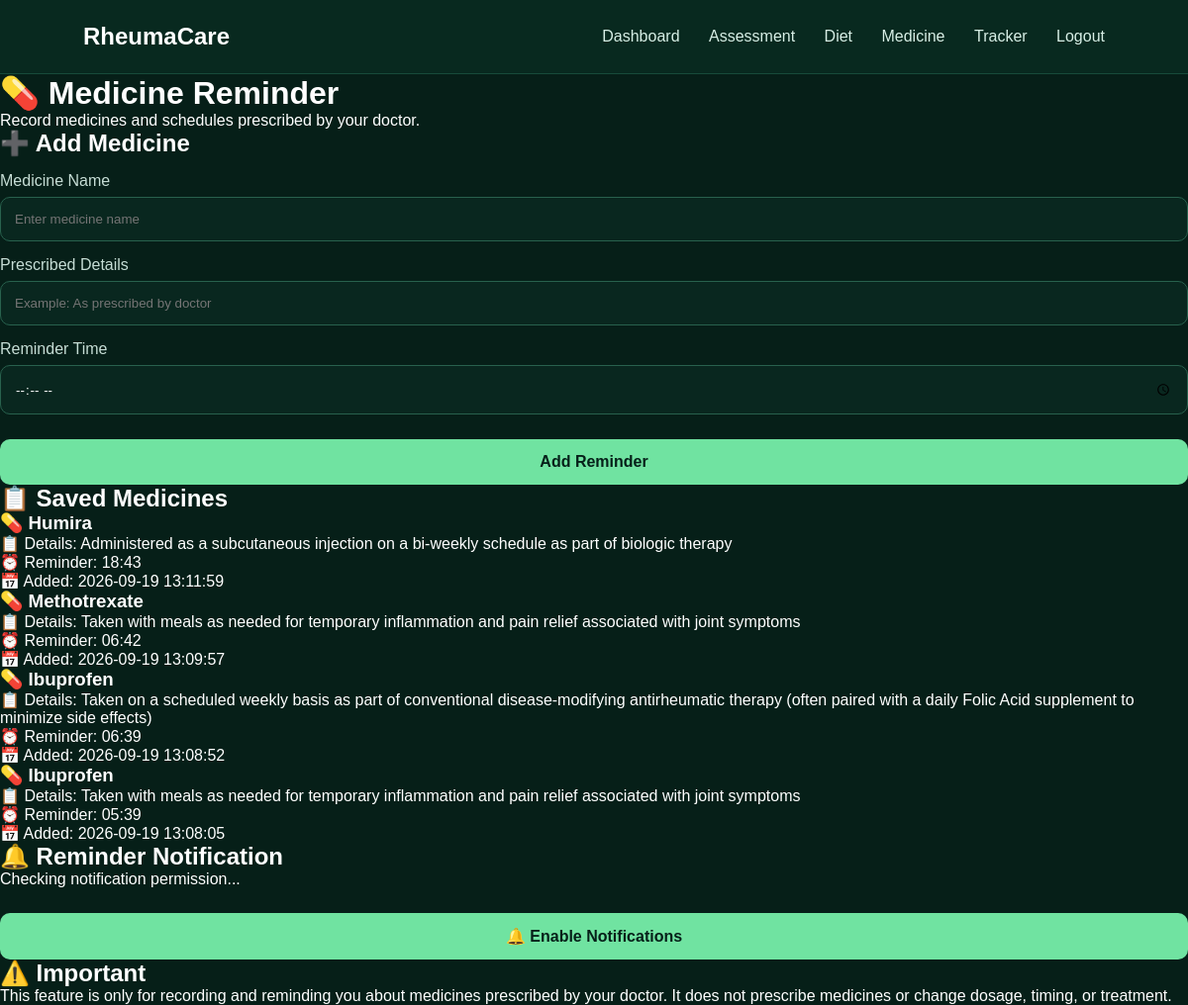
Page /medicine (signed in) on the committed database.
### tables this page shows
CREATE TABLE medicines (
        id INTEGER PRIMARY KEY AUTOINCREMENT,
        user_id INTEGER NOT NULL,
        medicine_name TEXT NOT NULL,
        prescribed_details TEXT,
        reminder_time TEXT,
        created_at TIMESTAMP DEFAULT CURRENT_TIMESTAMP
    );

### app.py (the view, shortened to what this page needs)
@app.route("/medicine", methods=["GET", "POST"])
def medicine():
    if "user_id" not in session:
        return redirect("/login")
    conn = get_db()
    medicines = conn.execute(
        """
        SELECT *
        FROM medicines
        WHERE user_id = ?
        ORDER BY id DESC
        """,
        (session["user_id"],)
    ).fetchall()
    conn.close()
    return render_template(
        "medicine.html",
        medicines=medicines
    )

### app.py (called while the page is built)
def get_db():
    conn = sqlite3.connect("database.db")
    conn.row_factory = sqlite3.Row
    return conn

### templates/medicine.html (shortened to what this page needs)
<!DOCTYPE html>
<html>
<head>
    <link rel="stylesheet"
          href="{{ url_for('static', filename='style.css') }}">
</head>
<body>
<nav>
    <h2>RheumaCare</h2>
    <div>
        <a href="/dashboard">Dashboard</a>
        <a href="/assessment">Assessment</a>
        <a href="/diet">Diet</a>
        <a href="/medicine">Medicine</a>
        <a href="/tracker">Tracker</a>
        <a href="/logout">Logout</a>
    </div>
</nav>
<div class="container">
    <h1>💊 Medicine Reminder</h1>
    <p>
        Record medicines and schedules prescribed by your doctor.
    </p>
    <div class="card">
        <h2>➕ Add Medicine</h2>
        <form action="{{ url_for('medicine') }}"
              method="POST">
            <label>Medicine Name</label>
            <input
                type="text"
                name="medicine_name"
                placeholder="Enter medicine name"
                required
            >
            <label>Prescribed Details</label>
            <input
                type="text"
                name="prescribed_details"
                placeholder="Example: As prescribed by doctor"
            >
            <label>Reminder Time</label>
            <input
                type="time"
                name="reminder_time"
                required
            >
            <button type="submit">
                Add Reminder
            </button>
        </form>
    </div>
    <div class="card">
        <h2>📋 Saved Medicines</h2>
        {% if medicines %}
            {% for medicine in medicines %}
                <div class="medicine-item">
                    <h3>
                        💊 {{ medicine["medicine_name"] }}
                    </h3>
                    <p>
                        📋 Details:
                        {{ medicine["prescribed_details"] }}
                    </p>
                    <p>
                        ⏰ Reminder:
                        {{ medicine["reminder_time"] }}
                    </p>
                    <p>
                        📅 Added:
                        {{ medicine["created_at"] }}
                    </p>
                </div>
            {% endfor %}
        {% else %}
            <p>No medicines added yet.</p>
        {% endif %}
    </div>
    <div class="card">
        <h2>🔔 Reminder Notification</h2>
        <p id="notificationStatus">
            Checking notification permission...
        </p>
        <button type="button"
                onclick="enableNotifications()">
            🔔 Enable Notifications
        </button>
    </div>
    <div class="card">
        <h2>⚠️ Important</h2>
        <p>
            This feature is only for recording and reminding you
            about medicines prescribed by your doctor.
            It does not prescribe medicines or change dosage,
            timing, or treatment.
        </p>
    </div>
</div>
</body>
</html>

### static/style.css (style rules this page uses)
* { box-sizing: border-box; margin: 0; padding: 0; font-family: Arial, sans-serif; }
body { background: #061f18; color: white; }
form { text-align: left; }
label { display: block; margin: 15px 0 7px; color: #c6ddd5; }
input { width: 100%; padding: 14px; border-radius: 10px; border: 1px solid #28614d; background: #09271f; color: white; outline: none; }
button { width: 100%; margin-top: 25px; padding: 14px; border: none; border-radius: 10px; background: #70e3a1; color: #062019; font-size: 16px; font-weight: bold; cursor: pointer; }
nav { height: 75px; padding: 0 7%; background: #08291f; display: flex; align-items: center; justify-content: space-between; border-bottom: 1px solid #174b3a; }
nav a { color: #d7eee5; text-decoration: none; margin-left: 25px; }

### rows in the picture
medicines: medicine_name "Humira", prescribed_details "Administered as a subcutaneous injection on a bi-weekly schedule as part of biologic therapy", reminder_time "18:43", created_at "2026-09-19 13:11:59"
medicines: medicine_name "Methotrexate", prescribed_details "Taken with meals as needed for temporary inflammation and pain relief associated with joint symptoms", reminder_time "06:42", created_at "2026-09-19 13:09:57"
medicines: medicine_name "Ibuprofen", prescribed_details "Taken on a scheduled weekly basis as part of conventional disease-modifying antirheumatic therapy (often paired with a daily Folic Acid supplement to minimize side effects)", reminder_time "06:39", created_at "2026-09-19 13:08:52"
medicines: medicine_name "Ibuprofen", prescribed_details "Taken with meals as needed for temporary inflammation and pain relief associated with joint symptoms", reminder_time "05:39", created_at "2026-09-19 13:08:05"
